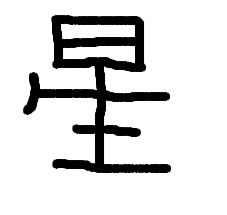
#> input picture images/xing.png, 227 x 215 px
$ python demo.py
#> lines starting #> are read from the running program, lines starting #| are printed output that depends on the picture; after the words box and inside, x2 and y2 are one past the last pixel; in counts of white or black regions, pixels touching at a corner belong together
import cv2
from skimage import morphology, img_as_ubyte
from skimage import img_as_ubyte
import numpy as np
import imutils
import math
import os
delta = {(0, 0): (-1, -1), (0, 1): (-1, 0), (0, 2): (-1, 1),
         (1, 0): (0, -1), (1, 1): (0, 0), (1, 2): (0, 1),
         (2, 0): (1, -1), (2, 1): (1, 0), (2, 2): (1, 1)}

class Font(object):
    def __init__(self):
        self.index = 0
        self.save_txt_dir = "./bihua_data/"
        self.object_name = ["星"]
        self.object_type = ".txt"
        self.image_type = ".gif"
        # self.save_dir = './pics'
        self.mode = "w"
        self.width = 100
        self.height = 100
        self.channles = 1
        self.frame_only = False
        self.start = False
        self.step = 0
        self.flag = True
        self.dir = "./image/"
        if not os.path.isdir(self.save_txt_dir):
            os.makedirs(self.save_txt_dir)
        self.f = open(self.save_txt_dir + self.object_name[self.index] + self.object_type, "w")
    # 二值化
    def threshold_image(self,image):
        ret, threshold = cv2.threshold(image, 0, 255, cv2.THRESH_BINARY + cv2.THRESH_OTSU)
        return threshold

    # [48 lines of commented-out code are left out]

    def getSkeleton(self,image):
        # Applies a skeletonization algorithm, thus, transforming all the strokes inside the sketch into one pixel width lines
        # threshold = threshold_image(image)
        image = cv2.GaussianBlur(image, (3, 3), 0)
        threshold = self.threshold_image(image)
        # showImage(threshold,"opencv")
        threshold = cv2.bitwise_not(threshold)
        cv2.imshow("threshold", threshold)
        threshold[threshold == 255] = 1
        skeleton = morphology.skeletonize(threshold)  # 细化

        skeleton = img_as_ubyte(skeleton)  # 转换成8bit
        return skeleton


    def draw(self,contours, image, x0=0, y0=0):
        rect_contours = []
        for item in contours:
            # cv2.boundingRect用一个最小的矩形，把找到的形状包起来
            rect = cv2.boundingRect(item)
            x = rect[0]
            y = rect[1]
            weight = rect[2]
            height = rect[3]
            newx = x + x0
            newy = y + y0
            center_point = [(newx + weight) // 2, (newy + height) // 2]
            rect_contours.append(
                [newx, newy, newx + weight, newy + height, center_point, self.cal_distance(center_point, [0, 0])])
        # rect_contours.sort(key=lambda x:x[4])
        rect_contours.sort(key=lambda x: x[4][1])
        min_y = float('inf')
        # final_rect_contours=[]
        for i in range(len(rect_contours) - 1):
            # for j in range(i,len(rect_contours)):
            distance = abs(rect_contours[i + 1][4][1] - rect_contours[i][4][1])
            # print(distance)
            if distance <= 10 and rect_contours[i + 1][4][0] < rect_contours[i][4][0]:
                rect_contours[i + 1], rect_contours[i] = rect_contours[i], rect_contours[i + 1]

        for i in range(len(rect_contours)):
            cv2.rectangle(image, (rect_contours[i][0], rect_contours[i][1]), (rect_contours[i][2], rect_contours[i][3]),
                          255, 1)

            cv2.putText(image, str(i), (rect_contours[i][0], rect_contours[i][1]), cv2.FONT_HERSHEY_COMPLEX, 0.5, 255, 1)
        cv2.imshow("draw", image)
        return rect_contours


    def findContours(self,image, Min_Area=10, Max_Area=8000):
        contours = cv2.findContours(image, cv2.RETR_EXTERNAL, cv2.CHAIN_APPROX_SIMPLE)  # 寻找轮廓
        contours = contours[1] if imutils.is_cv3() else contours[0]
        temp_contours = []
        for contour in contours:
            # 对符合面积要求的巨型装进list
            # contoursize = cv2.contourArea(contour)
            rect = cv2.boundingRect(contour)
            contoursize = rect[2] * rect[3]
            # print("面积", contoursize)
            if contoursize >= Min_Area and contoursize < Max_Area:
                temp_contours.append(contour)
        return temp_contours


    def strokeSplit(self,image):
        draw_image = image.copy()
        contours = self.findContours(image)
        sorted_contours = self.draw(contours, draw_image)

        # cv2.imshow("draw",draw_image)
        return sorted_contours

    def txt_add_point(self,px, py):
        add_point = '{},{}\n'.format(int(px), int(py))
        self.f.write(add_point)
    def strokeGet(self,contours, image):
        image_neighbour = image.copy()
        blank_image = np.zeros(image.shape, np.uint8)  # 做一个mask
        # sum_int=0
        for contour in contours:
            image_neighbour = image[contour[1]:contour[3], contour[0]:contour[2]].copy()
            while np.sum(image_neighbour) > 0:
                preX = preY = k = firstX = firstY = None
                for i in range(contour[0], contour[2]):
                    for j in range(contour[1], contour[3]):
                        if image_neighbour[j - contour[1], i - contour[0]] == 255:
                            if preX is None and preY is None:
                                preX, preY = i, j
                                firstX, firstY = i, j
                                blank_image[j, i] = 255
                                image_neighbour[j - contour[1], i - contour[0]] = 0
                                self.txt_add_point(0,0)
                                self.txt_add_point(i,j)
                                cv2.imshow("1", blank_image)
                                continue
                            # print(cal_distance([preX,preY],[i,j]))
                            if k is None and preX is not None and preY is not None:
                                k = self.cal_k([i-firstX, j-firstY], [0, 0])
                                print([i-firstX, j-firstY])
                                print("原来的斜率",k)
                            elif self.cal_distance([preX, preY], [i, j]) <= 5:
                                # if cal_k([preX, preY], [i, j]):
                                neighbourhood=image_neighbour[j - 1 - contour[1]: j + 2 - contour[1], i - 1- contour[0]: i + 2- contour[0]]
                                print(neighbourhood)
                                neighbours= np.argwhere(neighbourhood)
                                # print(neighbours )
                                print("计算的斜率",self.cal_k([preX-firstX, preY-firstY], [i-firstX, j-firstY]))
                                if len(neighbours)==1:
                                    image_neighbour[j - contour[1], i - contour[0]] = 0
                                elif len(neighbours)>=1 and abs(self.cal_k([preX-firstX, preY-firstY], [i-firstX, j-firstY])-k)<=k*0.10+1000:
                                    blank_image[j, i] = 255
                                    image_neighbour[j - contour[1], i - contour[0]] = 0
                                    cv2.imshow("1", blank_image)
                                    preX, preY = i, j
                                    self.txt_add_point(i,j)
                            # [5 lines of commented-out code are left out]
        self.f.close()
    # [8 lines left out: function jiaodian, not called in this run]

    def cal_k(self,p1, p2):
        return abs((p1[1] - p2[1]) / (p1[0] - p2[0] + 1e-5))


    def cal_distance(self,p1, p2):
        return math.sqrt(math.pow((p2[0] - p1[0]), 2) + math.pow((p2[1] - p1[1]), 2))


    # [103 lines left out: functions reSize, demo, not called in this run]


if __name__ == '__main__':
    font=Font()
    gary_img = cv2.imread("images/xing.png", 0)
#> gary_img is the input picture: shape (215, 227); min 0, max 255, mean 218.9
    cv2.imshow("orginal", gary_img)
    # resize_img=reSize(gary_img,100,100)
    resize_img = cv2.resize(gary_img, (100, 100))
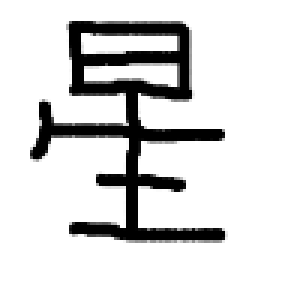
#> resize_img: shape (100, 100) (shown 3 times larger); min 0, max 255, mean 218.6
    cv2.imshow("resize", resize_img)
    skeleton_img = font.getSkeleton(resize_img)
#> in getSkeleton, `image = cv2.GaussianBlur(image, (3, 3), 0)`:
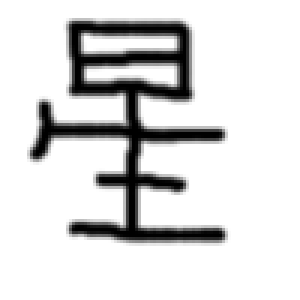
#> image: shape (100, 100) (shown 3 times larger); min 0, max 255, mean 218.6
#> in threshold_image, `ret, threshold = cv2.threshold(image, 0, 255, cv2.THRESH_BINARY + cv2...`:
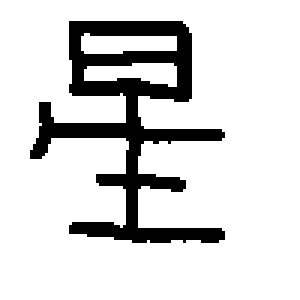
#> threshold: shape (100, 100) (shown 3 times larger); 84.6% white; 1 black region, box (x1, y1, x2, y2) and area: (10, 7, 75, 81) 1536
#> in threshold_image, `ret, threshold = cv2.threshold(image, 0, 255, cv2.THRESH_BINARY + cv2...`: ret = 146
#> in getSkeleton, `skeleton = morphology.skeletonize(threshold)`:
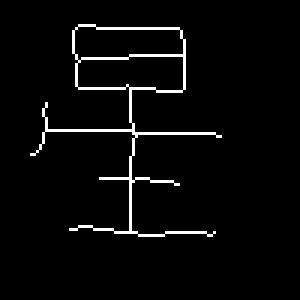
#> skeleton: shape (100, 100) bool (shown 3 times larger); 3.4% white in thin lines or dots, all inside (x1, y1, x2, y2) = (10, 8, 74, 79)
    cv2.imshow("skeleton", skeleton_img)
    sorted_contour = font.strokeSplit(skeleton_img)
#> in findContours, `contours = cv2.findContours(image, cv2.RETR_EXTERNAL, cv2.CHAIN_APPROX..`: contours = 1 contour; box (x1, y1, x2, y2) and area: (10, 8, 74, 79) 743
#> the loop in findContours, `for contour in contours:` made 1 pass
#> (rect, contoursize) on pass 1: ((10, 8, 64, 71), 4544)
#> after the loop in findContours, `for contour in contours:`: temp_contours has the same summary as contours
#> the loop in draw, `for item in contours:` made 1 pass
#> (x, y, weight, height, newx, newy, center_point) on pass 1: (10, 8, 64, 71, 10, 8, [37, 39])
#> after the loop in draw, `for item in contours:`: rect_contours = [[10, 8, 74, 79, [37, 39], 53.76]]
#> the loop in draw, `for i in range(len(rect_contours)):` made 1 pass
#> after the loop in draw, `for i in range(len(rect_contours)):`:
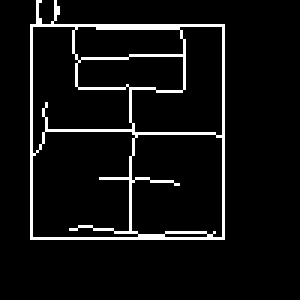
#> image: shape (100, 100) (shown 3 times larger); 6.3% white in thin lines or dots, all inside (x1, y1, x2, y2) = (10, 0, 75, 80)
#> sorted_contour = [[10, 8, 74, 79, [37, 39], 53.76]]
    # jiaodian_img=jiaodian(skeleton_img)
    # cv2.imshow("jiaodian",jiaodian_img)
    # print(jiaodian_img)
    font.strokeGet(sorted_contour, skeleton_img)
#> the loop in strokeGet, `for contour in contours:` made 1 pass
#> contour on pass 1: [10, 8, 74, 79, [37, 39], 53.76]
#> (printed output is left out)
#> pass 1, in strokeGet, `image_neighbour = image[contour[1]:contour[3], contour[0]:contour[2]]...`:
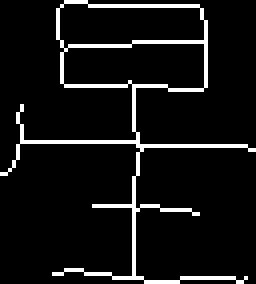
#> image_neighbour: shape (71, 64) (shown 4 times larger); 7.5% white in thin lines or dots
#> pass 1, in strokeGet, `cv2.imshow("1", blank_image)`:
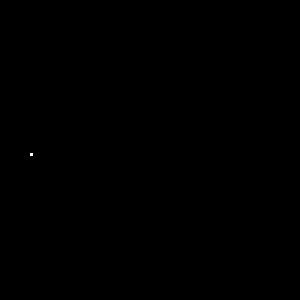
#> window '1': shape (100, 100) (shown 3 times larger); 0.01% white in thin lines or dots, all inside (x1, y1, x2, y2) = (10, 51, 11, 52)
#> after the loop in strokeGet, `for contour in contours:`: blank_image: shape (100, 100); 3.3% white in thin lines or dots, all inside (x1, y1, x2, y2) = (10, 8, 73, 79)
#> after the loop in strokeGet, `for contour in contours:`: image_neighbour: shape (71, 64); 7.5% of pixels changed, all inside (x1, y1, x2, y2) = (0, 0, 64, 71)
#> after the loop in strokeGet, `for contour in contours:`: neighbourhood = [[0, 0, 0], [0, 0, 0], [0, 0, 0]]; neighbours = [[0, 1], [1, 1]]
    cv2.waitKey(0)

$ run again, with images/ethiopia.png copied over images/xing.png
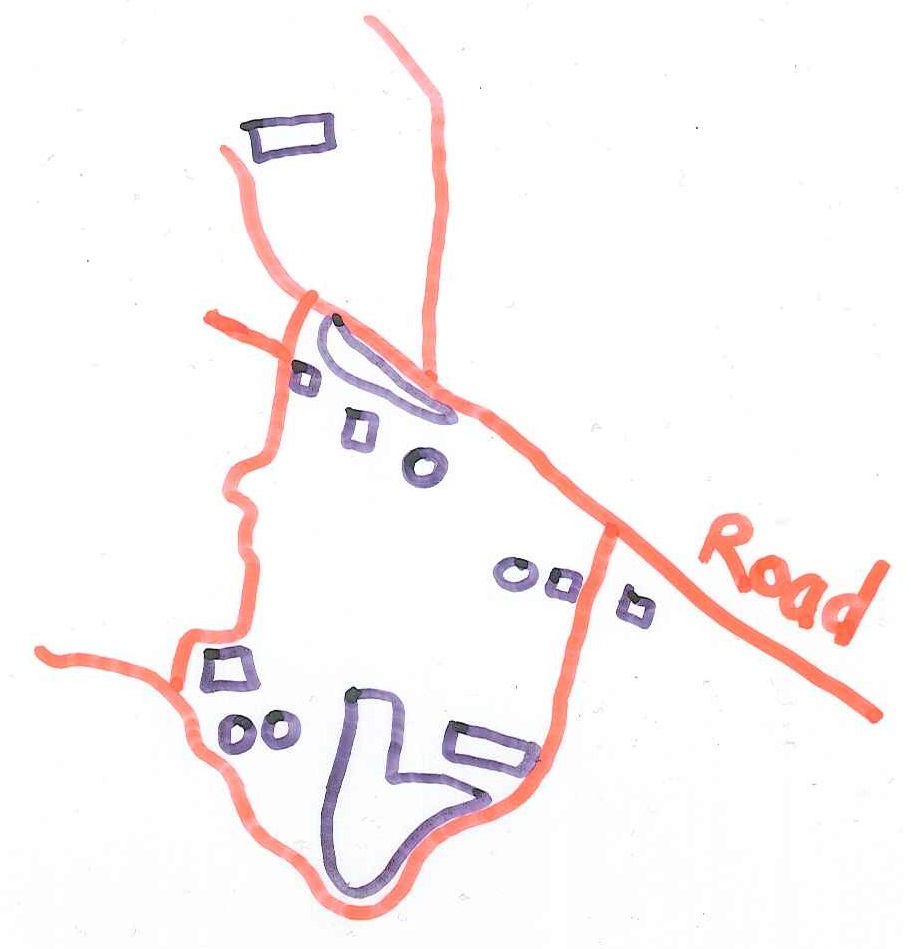
#> input picture images/ethiopia.png, 911 x 949 px
#> in threshold_image, `ret, threshold = cv2.threshold(image, 0, 255, cv2.THRESH_BINARY + cv2...`:
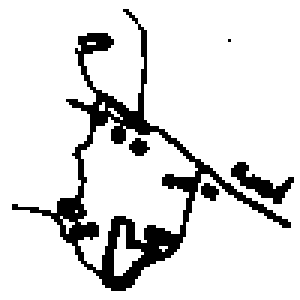
#> threshold: shape (100, 100) (shown 3 times larger); 87.3% white; 5 black regions (1 under 20 px), largest, box (x1, y1, x2, y2) and area: (4, 3, 97, 97) 1109, (77, 54, 98, 68) 110, (43, 46, 50, 52) 28, (67, 61, 73, 67) 25
#> ret = 226
#> in findContours, `contours = cv2.findContours(image, cv2.RETR_EXTERNAL, cv2.CHAIN_APPROX..`: contours = 4 contours, 3 with area under 20; largest, box (x1, y1, x2, y2) and area: (4, 5, 96, 95) 1756
#> the loop in findContours, `for contour in contours:` made 4 passes
#> (rect, contoursize) on passes 2 to 4: ((77, 55, 21, 12), 252), ((76, 13, 1, 1), 1), ((4, 5, 92, 90), 8280)
#> after the loop in findContours, `for contour in contours:`: temp_contours = 1 contour, all with area under 20
#> the loop in draw, `for item in contours:` made 1 pass
#> (x, y, weight, height, newx, newy, center_point) on pass 1: (77, 55, 21, 12, 77, 55, [49, 33])
#> after the loop in draw, `for item in contours:`: rect_contours = [[77, 55, 98, 67, [49, 33], 59.08]]
#> the loop in draw, `for i in range(len(rect_contours)):` made 1 pass
#> after the loop in draw, `for i in range(len(rect_contours)):`:
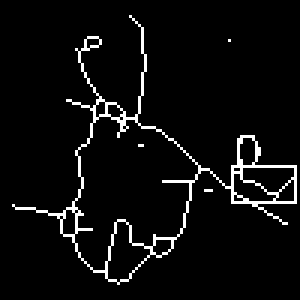
#> image: shape (100, 100) (shown 3 times larger); 5% white in thin lines or dots, all inside (x1, y1, x2, y2) = (4, 5, 99, 95)
#> the loop in strokeGet, `for contour in contours:` made 1 pass
#> contour on pass 1: [77, 55, 98, 67, [49, 33], 59.08]
#> (printed output is left out)
#> after the loop in strokeGet, `for contour in contours:`: neighbourhood = [[0, 0, 0], [0, 0, 0], [0, 0, 0]]; neighbours = [[0, 1], [1, 1]]
